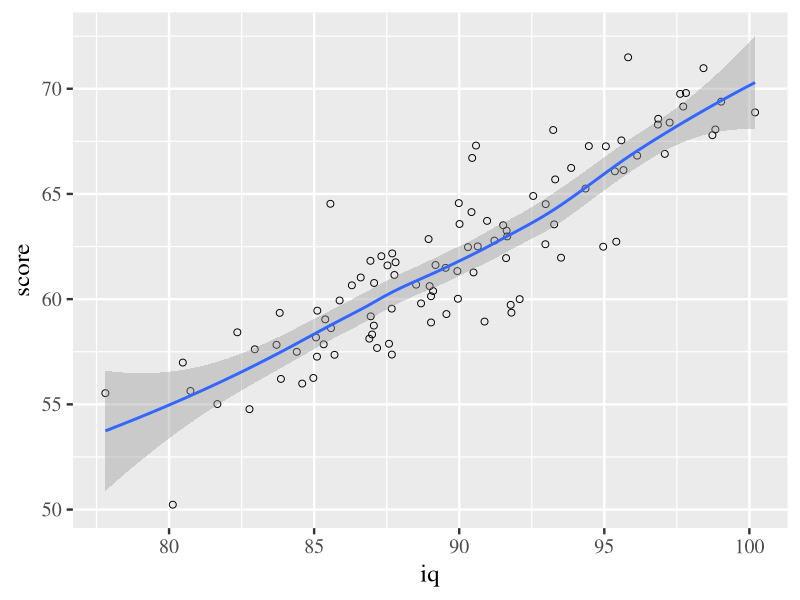

Source code (R):
library(tidyverse)
library(here)


# Load data
data <- read_csv(here("data", "iq_data.csv"))


# Create plot, store as 'plot'

p1 <- data %>%
  ggplot(., aes(x = iq, y = score)) +
  geom_point(pch = 21, size = 2)  +
  theme_grey(base_size = 18, base_family = 'Times') +
  geom_smooth()
